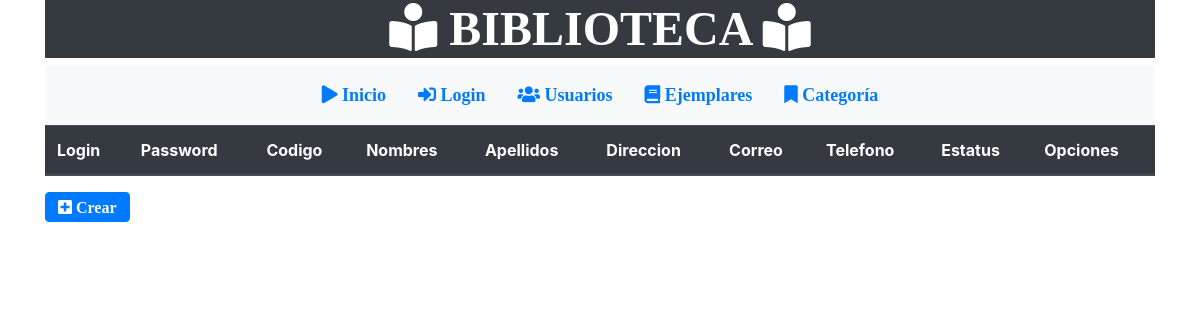
Page /index.php/usuario on the earlier database version.
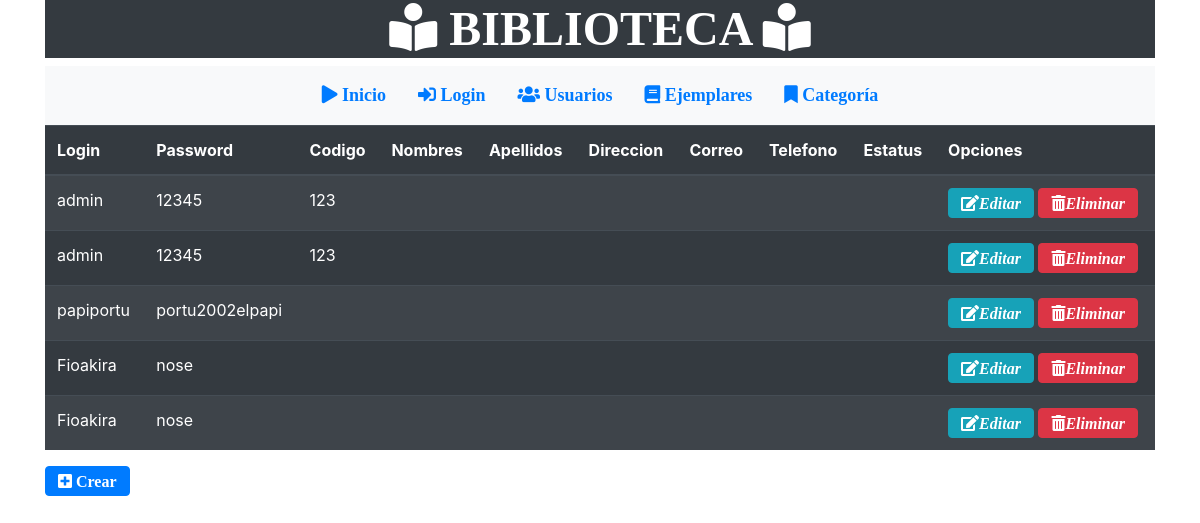
Same page on the later database version.
### tables this page shows
CREATE TABLE `usuario` (
  `usua_id` int(11) NOT NULL,
  `usuario` varchar(45) DEFAULT NULL,
  `password` varchar(45) DEFAULT NULL,
  `usua_codigo` int(11) DEFAULT NULL,
  `usua_nombres` varchar(45) DEFAULT NULL,
  `usua_apellidos` varchar(45) DEFAULT NULL,
  `usua_direccion` varchar(150) DEFAULT NULL,
  `usua_email` varchar(70) DEFAULT NULL,
  `usua_telefono` varchar(20) DEFAULT NULL,
  `usua_esadmin` tinyint(1) DEFAULT NULL
);

### application/controllers/Usuario.php (called while the page is built, shortened)
<?php
class Usuario extends CI_Controller {
	public function index()
	{
		$this->load->model('model_usuario');
		$result = $this->model_usuario->consultar();
		$datos= array('registro'=>$result);
        $this->load->view('includes/header');
		$this->load->view('usuarios/lusuario',$datos);
		$this->load->view('includes/footer');
	}
}

### index.php (called while the page is built, shortened)
<?php
require_once BASEPATH.'core/CodeIgniter.php';

### application/models/Model_usuario.php (called while the page is built, shortened)
<?php
class Model_usuario extends CI_Model {
        public function consultar()
{
        $query = $this->db->get('usuario', 10);
        return $query->result();
}
}

### application/views/usuarios/lusuario.php (the view)
<table class="table table-striped table-dark ">
  <thead>
      <tr>
        <th>Login</th>
        <th>Password</th>
        <th>Codigo</th>
        <th>Nombres</th>
        <th>Apellidos</th>
        <th>Direccion</th>
        <th>Correo</th>
        <th>Telefono</th>
        <th>Estatus</th>
        <th>Opciones</th>
      </tr>
  </thead>
  <tbody>
   <?php foreach ($registro as $dat) : ?>
      <tr>
          <td><?php echo $dat->usuario; ?></td>
          <td><?php echo $dat->password; ?></td>
          <td><?php echo $dat->usua_codigo; ?></td>
          <td><?php echo $dat->usua_nombres; ?></td>
          <td><?php echo $dat->usua_apellidos; ?></td>
          <td><?php echo $dat->usua_direccion; ?></td>
          <td><?php echo $dat->usua_email; ?></td>
          <td><?php echo $dat->usua_telefono; ?></td>
          <td><?php echo $dat->usua_esadmin; ?></td>
      <td>
        <form method="DELETE" action="<?php echo base_url('usuario/delete/'.$dat->usua_id);?>">
         <a class="btn btn-info btn-xs fas fa-edit" href="<?php echo base_url('usuario/editar/'.$dat->usua_id) ?>"><i class="glyphicon glyphicon-pencil">Editar</i></a>
          <button type="submit" class="btn btn-danger btn-xs fas fa-trash-alt"><i class="glyphicon glyphicon-remove">Eliminar</i></button>
        </form>
      </td>
      </tr>
   <?php endforeach; ?>
  </tbody>
</table>
<a class="btn btn-primary fas fa-plus-square" href="<?php echo base_url('usuario/crear') ?>"> Crear </a>

Differences in the rows shown:
added usuario: usuario "admin", password "12345", usua_codigo "123"
added usuario: usuario "admin", password "12345", usua_codigo "123"
added usuario: usuario "papiportu", password "portu2002elpapi"
added usuario: usuario "Fioakira", password "nose"
added usuario: usuario "Fioakira", password "nose"
